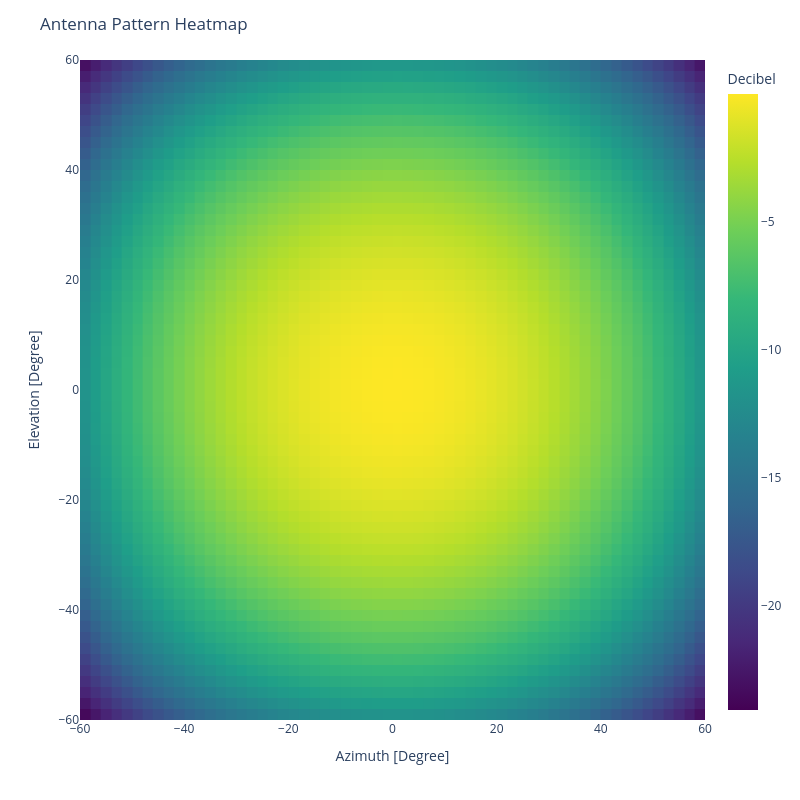

The notebook cell this image was saved under:
### Markdown cell above
### Create Element

### Code cell
az_bound = 60
el_bound = 60
az_bound_tuple = (Angle(-az_bound, PhaseUnit.DEGREE), Angle(az_bound, PhaseUnit.DEGREE))
el_bound_tuple = (Angle(-el_bound, PhaseUnit.DEGREE), Angle(el_bound, PhaseUnit.DEGREE))


element_pattern = pattern.Cosine(4)
freq = Frequency(1, FrequencyUnit.GIGAHERTZ)

antenna_element = Element(element_pattern, az_bound_tuple, el_bound_tuple, freq, 1)

antenna_element.plot.beam(
    DirectionDomain.ANGLE,
    PhaseUnit.DEGREE,
    AmplitudeDomain.Gain,
    AmplitudeUnit.DECIBEL,
    FigureType.IMAGE,
    freq,
)

### Figure 1 — Plotly figure (JSON) as saved in the notebook; plotly's stock layout.template omitted (floating-point values rounded to 4 significant figures; data arrays with more than 128 entries replaced by an {"elided": "..."} marker saying what was removed)
{"data": [{"coloraxis": "coloraxis", "histfunc": "avg", "hovertemplate": "Azimuth [Degree]=%{x}<br>Elevation [Degree]=%{y}<br>avg of gain [Decibel]=%{z}<extra></extra>", "name": "", "nbinsx": 100, "nbinsy": 100, "type": "histogram2d", "x": {"elided": "14641 float values"}, "xaxis": "x", "xbingroup": "x", "y": {"elided": "14641 float values"}, "yaxis": "y", "ybingroup": "y", "z": {"elided": "14641 float values"}}], "layout": {"coloraxis": {"colorbar": {"title": {"text": "Decibel"}}, "colorscale": [[0, "#440154"], [0.1111, "#482878"], [0.2222, "#3e4989"], [0.3333, "#31688e"], [0.4444, "#26828e"], [0.5556, "#1f9e89"], [0.6667, "#35b779"], [0.7778, "#6ece58"], [0.8889, "#b5de2b"], [1, "#fde725"]]}, "height": 800, "legend": {"tracegroupgap": 0}, "margin": {"t": 60}, "title": {"text": "Antenna Pattern Heatmap"}, "width": 800, "xaxis": {"anchor": "y", "domain": [0, 1], "range": [-60.0, 60.0], "title": {"text": "Azimuth [Degree]"}}, "yaxis": {"anchor": "x", "domain": [0, 1], "range": [-60.0, 60.0], "title": {"text": "Elevation [Degree]"}}}}
